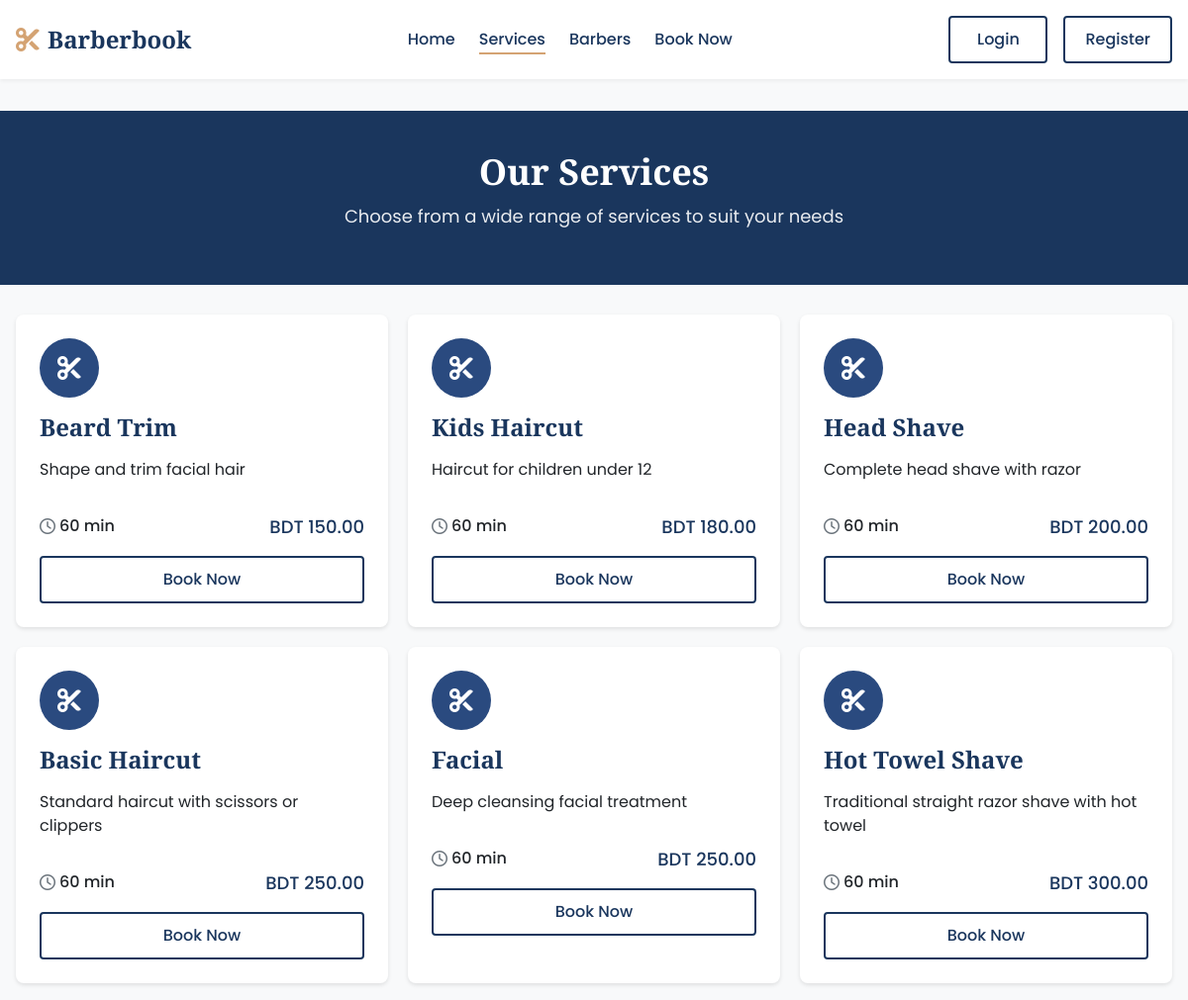
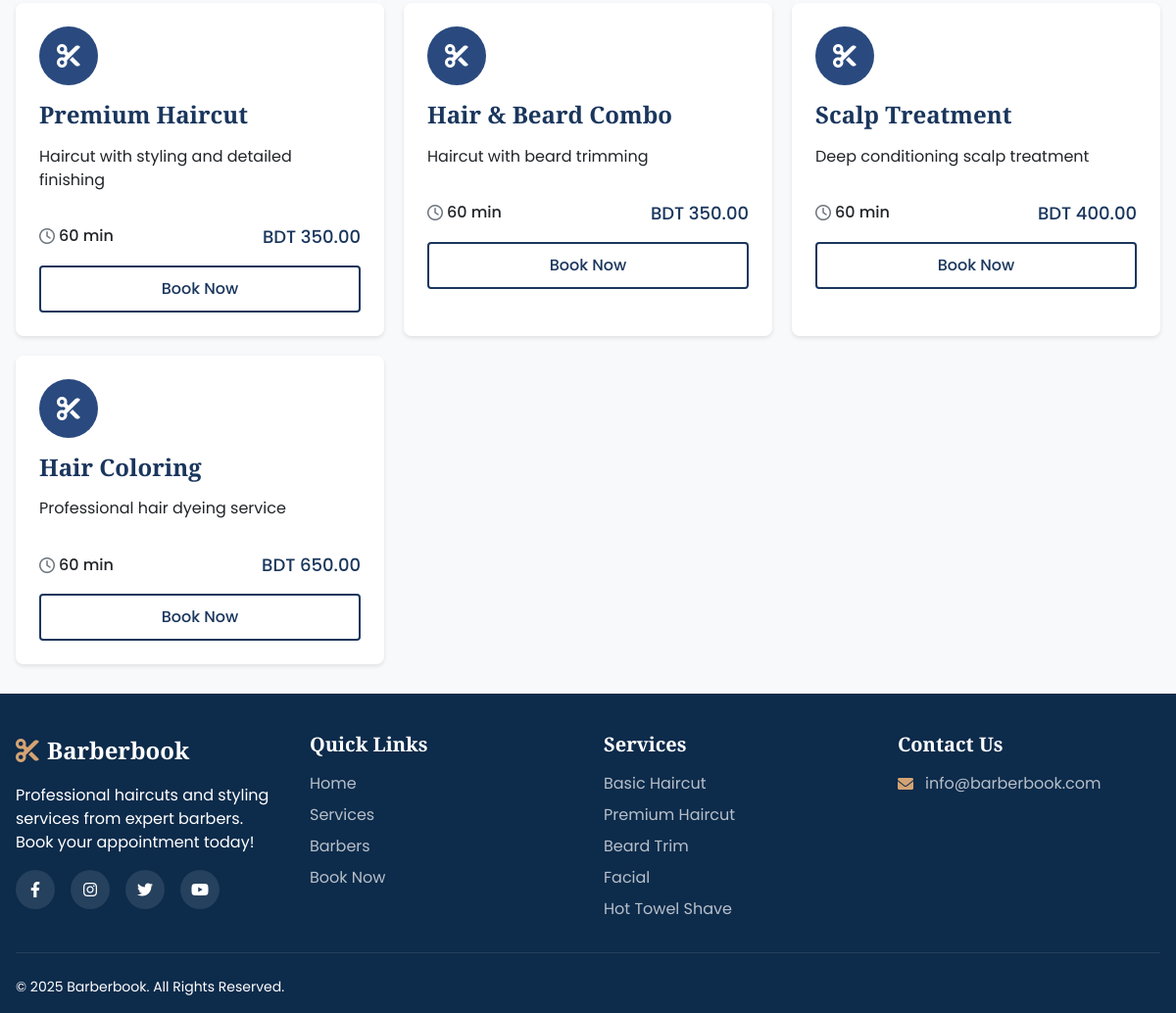
/services.php, run on the app's committed database (2 pictures, top to bottom).
### tables this page shows
CREATE TABLE `services` (
  `ServiceID` int(11) NOT NULL,
  `Name` varchar(60) NOT NULL,
  `Description` text DEFAULT NULL,
  `Duration` int(11) NOT NULL,
  `Price` int(11) NOT NULL
);

### services.php (the view, shortened to what this page needs)
<?php
require_once 'config/database.php';
include 'includes/header.php';
$sql = "SELECT * FROM Services ORDER BY Price";
$result = $conn->query($sql);
?>
<main>
    <section class="services-hero" style="margin-bottom: 3rem;">
        <div class="container margin-bottom-20">
            <h1 style="color: white;">Our Services</h1>
            <p>Choose from a wide range of services to suit your needs</p>
        </div>
    </section>
    <div class="container">
        <div class="services-grid">
            <?php
            if ($result && $result->num_rows > 0) {
                while ($row = $result->fetch_assoc()) {
                    echo '<div class="service-card">';
                    echo '<div class="service-icon"><i class="fas fa-cut"></i></div>';
                    echo '<h3>' . htmlspecialchars($row['Name']) . '</h3>';
                    echo '<p>' . htmlspecialchars($row['Description']) . '</p>';
                    echo '<div class="service-details">';
                    echo '<span class="duration"><i class="far fa-clock"></i> ' . htmlspecialchars($row['Duration']) . ' min</span>';
                    echo '<span class="price">BDT ' . number_format($row['Price'], 2) . '</span>';
                    echo '</div>';
                    echo '<a href="booking.php?service=' . $row['ServiceID'] . '" class="btn btn-outline">Book Now</a>';
                    echo '</div>';
                }
            } else {
                echo '<p class="no-services">No services available at the moment.</p>';
            }
            ?>
        </div>
    </div>
</main>
<?php include 'includes/footer.php'; ?>

### includes/footer.php (shortened to what this page needs)
<?php
$base_path = '';
?>
<footer class="footer">
    <div class="container">
        <div class="footer-top">
            <div class="footer-info">
                <div class="footer-logo">
                    <i class="fas fa-cut"></i>
                    <span>Barberbook</span>
                </div>
                <p>Professional haircuts and styling services from expert barbers. Book your appointment today!</p>
                <div class="social-links">
                    <a href="#" class="social-link"><i class="fab fa-facebook-f"></i></a>
                    <a href="#" class="social-link"><i class="fab fa-instagram"></i></a>
                    <a href="#" class="social-link"><i class="fab fa-twitter"></i></a>
                    <a href="#" class="social-link"><i class="fab fa-youtube"></i></a>
                </div>
            </div>
            <div class="footer-links">
                <h3>Quick Links</h3>
                <ul>
                    <li><a href="<?php echo $base_path; ?>index.php">Home</a></li>
                    <li><a href="<?php echo $base_path; ?>services.php">Services</a></li>
                    <li><a href="<?php echo $base_path; ?>barbers.php">Barbers</a></li>
                    <li><a href="<?php echo $base_path; ?>booking.php">Book Now</a></li>
                </ul>
            </div>
            <div class="footer-links">
                <h3>Services</h3>
                <ul>
                    <?php
                    $sql = "SELECT ServiceID, Name FROM Services LIMIT 5";
                    $result = $conn->query($sql);
                    if ($result->num_rows > 0) {
                        while ($row = $result->fetch_assoc()) {
                            echo '<li><a href="' . $base_path . 'services.php?id=' . $row['ServiceID'] . '">' . htmlspecialchars($row['Name']) . '</a></li>';
                        }
                    }
                    ?>
                </ul>
            </div>
            <div class="footer-contact">
                <h3>Contact Us</h3>
                <p><i class="fas fa-envelope"></i> info@barberbook.com</p>
            </div>
        </div>
        <div class="footer-bottom">
            <p>&copy; <?php echo date('Y'); ?> Barberbook. All Rights Reserved.</p>
        </div>
    </div>
</footer>
</body>
</html>

### assets/css/styles.css (style rules this page uses)
:root { --color-primary: #1a365d; --color-primary-light: #2a4a7f; --color-primary-dark: #0d2b4b; --color-secondary: #d4a373; --color-secondary-light: #e6b785; --color-secondary-dark: #c4905f; --color-accent: #5c9ead; --color-success: #43a047; --color-warning: #fb8c00; --color-error: #e53935; --color-bg: #f8f9fa; --color-bg-alt: #e9ecef; --color-text: #212529; --color-text-light: #6c757d; --color-border: #dee2e6; --space-1: 8px; --space-2: 16px; --space-3: 24px; --space-4: 32px; --space-5: 40px; --space-6: 48px; --font-heading: 'Playfair Display', serif; --font-body: 'Poppins', sans-serif; --radius-sm: 4px; --radius-md: 8px; --radius-lg: 16px; --shadow-sm: 0 2px 4px rgba(0,0,0,0.05); --shadow-md: 0 4px 8px rgba(0,0,0,0.1); --shadow-lg: 0 8px 16px rgba(0,0,0,0.15); }
* { margin: 0; padding: 0; box-sizing: border-box; }
html { font-size: 62.5%; scroll-behavior: smooth; }
body { font-family: var(--font-body); font-size: 1.6rem; line-height: 1.5; color: var(--color-text); background-color: var(--color-bg); }
h1, h2, h3, h4, h5, h6 { font-family: var(--font-heading); line-height: 1.2; margin-bottom: var(--space-2); color: var(--color-primary); }
h1 { font-size: 4.8rem; }
h3 { font-size: 2.4rem; }
p { margin-bottom: var(--space-2); }
a { color: var(--color-primary); text-decoration: none; transition: color 0.3s, transform 0.3s; }
ul { list-style: none; }
.container { width: 100%; max-width: 1200px; margin: 0 auto; padding: 0 var(--space-2); }
section { padding: var(--space-5) 0; }
.btn { display: inline-block; padding: 10px 20px; border-radius: 4px; text-decoration: none; font-weight: 500; transition: all 0.3s ease; cursor: pointer; border: 2px solid transparent; text-align: center; min-width: 100px; }
.btn-outline { background-color: transparent; border-color: #1A365D; color: #1A365D; }
.services-grid { display: grid; grid-template-columns: repeat(auto-fill, minmax(270px, 1fr)); gap: var(--space-4); }
.service-card { background-color: white; border-radius: var(--radius-md); box-shadow: var(--shadow-md); padding: var(--space-3); transition: transform 0.3s ease, box-shadow 0.3s ease; display: flex; flex-direction: column; height: 100%; }
.service-icon { width: 60px; height: 60px; border-radius: 50%; background-color: var(--color-primary-light); display: flex; align-items: center; justify-content: center; margin-bottom: var(--space-2); }
.service-icon i { font-size: 2.4rem; color: white; }
.service-details { display: flex; justify-content: space-between; margin: var(--space-2) 0; }
.duration, .price { display: flex; align-items: center; font-weight: 500; }
.duration i { margin-right: 4px; color: var(--color-text-light); }
.price { color: var(--color-primary); font-size: 1.8rem; }
.footer { background-color: var(--color-primary-dark); color: white; padding: var(--space-5) 0 var(--space-2); }
.footer-top { display: grid; grid-template-columns: repeat(auto-fit, minmax(250px, 1fr)); gap: var(--space-4); margin-bottom: var(--space-4); }
.footer-logo { display: flex; align-items: center; margin-bottom: var(--space-2); font-family: var(--font-heading); font-size: 2.4rem; font-weight: 700; }
.footer-logo i { margin-right: var(--space-1); color: var(--color-secondary); }
.social-links { display: flex; gap: var(--space-2); margin-top: var(--space-2); }
.social-link { display: flex; align-items: center; justify-content: center; width: 40px; height: 40px; border-radius: 50%; background-color: rgba(255, 255, 255, 0.1); color: white; transition: background-color 0.3s ease, transform 0.3s ease; }
.footer h3 { color: white; margin-bottom: var(--space-2); font-size: 2rem; }
.footer-links ul { display: flex; flex-direction: column; gap: var(--space-1); }
.footer-links a { color: rgba(255, 255, 255, 0.7); transition: color 0.3s ease, transform 0.3s ease; display: inline-block; }
.footer-contact p { display: flex; align-items: center; margin-bottom: var(--space-1); color: rgba(255, 255, 255, 0.7); }
.footer-contact i { margin-right: var(--space-1); color: var(--color-secondary); width: 20px; }
.footer-bottom { border-top: 1px solid rgba(255, 255, 255, 0.1); padding-top: var(--space-3); display: flex; justify-content: space-between; align-items: center; font-size: 1.4rem; }
.footer-bottom p { margin-bottom: 0; }

### data on the page
services: Name "Beard Trim", Description "Shape and trim facial hair", Duration "60", Price "150.00"
services: Name "Kids Haircut", Description "Haircut for children under 12", Duration "60", Price "180.00"
services: Name "Head Shave", Description "Complete head shave with razor", Duration "60", Price "200.00"
services: Name "Basic Haircut", Description "Standard haircut with scissors or clippers", Duration "60", Price "250.00"
services: Name "Facial", Description "Deep cleansing facial treatment", Duration "60", Price "250.00"
services: Name "Hot Towel Shave", Description "Traditional straight razor shave with hot towel", Duration "60", Price "300.00"
services: Name "Premium Haircut", Description "Haircut with styling and detailed finishing", Duration "60", Price "350.00"
services: Name "Hair & Beard Combo", Description "Haircut with beard trimming", Duration "60", Price "350.00"
services: Name "Scalp Treatment", Description "Deep conditioning scalp treatment", Duration "60", Price "400.00"
services: Name "Hair Coloring", Description "Professional hair dyeing service", Duration "60", Price "650.00"
